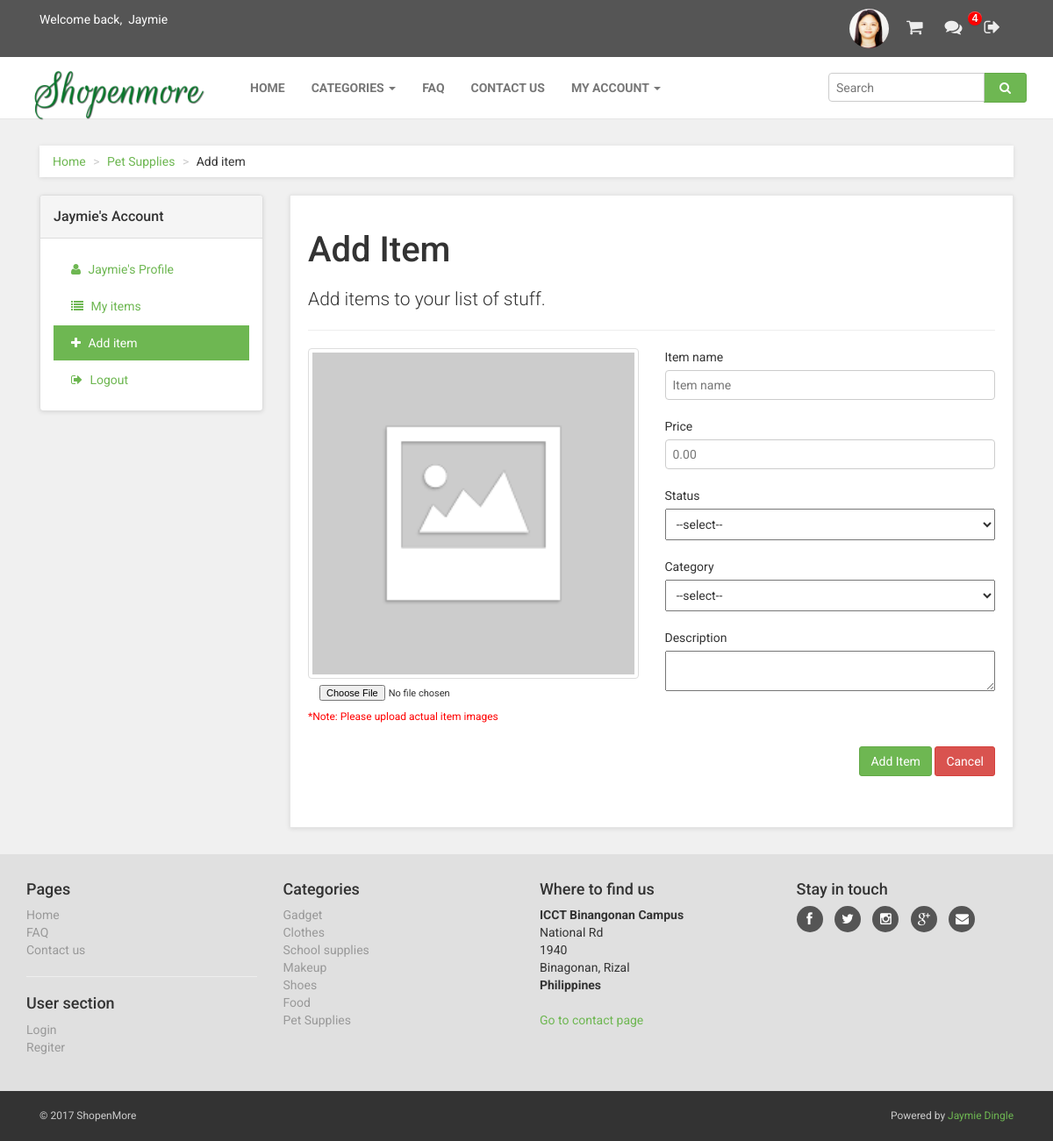
/additem.php (signed in), run on an earlier commit of the app's database.
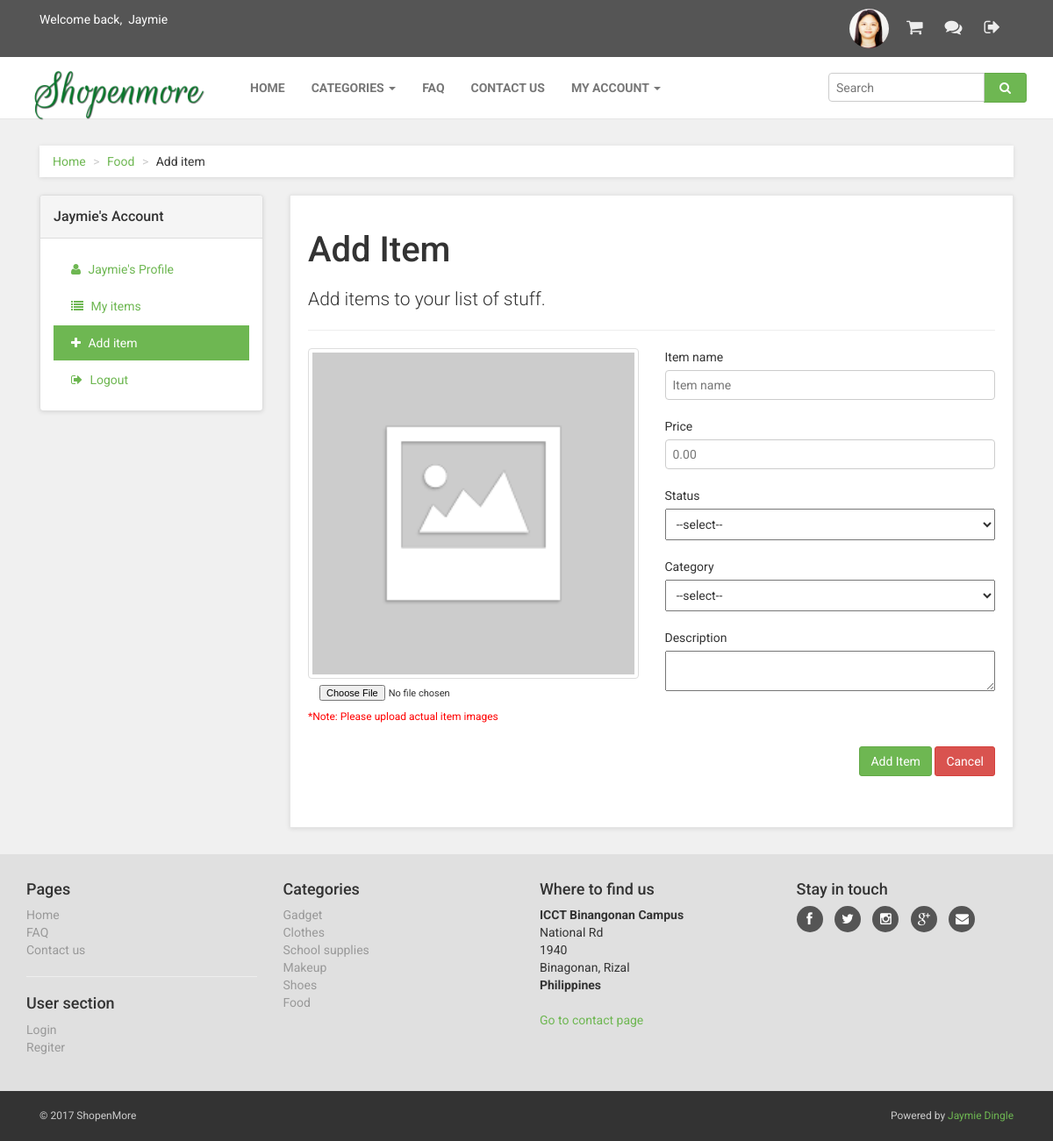
And on a later commit of the database.
### tables this page shows
CREATE TABLE `tb_item_category` (
  `id` int(11) NOT NULL,
  `name` varchar(100) NOT NULL,
  `theme` text NOT NULL,
  `image_url` text NOT NULL,
  `is_active` tinyint(1) NOT NULL DEFAULT '1'
);

### libs/meekrodb.2.3.class.php (called while the page is built, shortened)
<?php
class DB {
  protected static $mdb = null;
  public static function getMDB() {
    $mdb = DB::$mdb;
    if ($mdb === null) {
      $mdb = DB::$mdb = new MeekroDB();
    }
    $db_class_vars = get_class_vars('DB');
    return $mdb;
  }
  public static function query() { $args = func_get_args(); return call_user_func_array(array(DB::getMDB(), 'query'), $args); }
  public static function count() { $args = func_get_args(); return call_user_func_array(array(DB::getMDB(), 'count'), $args); }
}
class MeekroDB {
  public $encoding = 'latin1';
  public $connect_options = array(MYSQLI_OPT_CONNECT_TIMEOUT => 30);
  public $internal_mysql = null;
  public $num_rows = 0;
  public function __construct($host=null, $user=null, $password=null, $dbName=null, $port=null, $encoding=null) {
    if ($encoding === null) $encoding = DB::$encoding;
    $this->encoding = $encoding;
  }
  public function get() {
    $mysql = $this->internal_mysql;
    if (!($mysql instanceof MySQLi)) {
      $mysql = new mysqli();
      foreach ($this->connect_options as $key => $value) {
        $mysql->options($key, $value);
      }
      $mysql->set_charset($this->encoding);
      $this->internal_mysql = $mysql;
    }
    return $mysql;
  }
  public function count() { $args = func_get_args(); return call_user_func_array(array($this, 'numRows'), $args); }
  public function numRows() { return $this->num_rows; }
  protected function preparseQueryParams() {
    $args = func_get_args();
    $sql = trim(strval(array_shift($args)));
    $args_all = $args;
    if (count($args_all) == 0) return array($sql);
    $chunkyQuery = array();
    return $chunkyQuery;
  }
  protected function parseQueryParams() {
    $args = func_get_args();
    $chunkyQuery = call_user_func_array(array($this, 'preparseQueryParams'), $args);
    $query = '';
    foreach ($chunkyQuery as $chunk) {
      if (is_string($chunk)) {
        $query .= $chunk;
        continue;
      }
      $result = '';
      $query .= $result;
    }
    return $query;
  }
  protected function prependCall($function, $args, $prepend) { array_unshift($args, $prepend); return call_user_func_array($function, $args); }
  public function query() { $args = func_get_args(); return $this->prependCall(array($this, 'queryHelper'), $args, 'assoc'); }
  protected function queryHelper() {
    $args = func_get_args();
    $type = array_shift($args);
    $db = $this->get();
    $is_buffered = true;
    $row_type = 'assoc';
    $full_names = false;
    $sql = call_user_func_array(array($this, 'parseQueryParams'), $args);
    $result = $db->query($sql, $is_buffered ? MYSQLI_STORE_RESULT : MYSQLI_USE_RESULT);
    if ($is_buffered && ($result instanceof MySQLi_Result)) $this->num_rows = $result->num_rows;
    else $this->num_rows = null;
    $return = array();
    while ($row = ($row_type == 'assoc' ? $result->fetch_assoc() : $result->fetch_row())) {
      $return[] = $row;
    }
    return $return;
  }
}
?>

### additem.php (the view, shortened to what the changed rows need)
<?php include('includes/header.php'); ?>
<?php include('includes/top-bar.php'); ?>
    <div id="all">
        <div id="content">
            <div class="container">
                <div class="col-md-12">
                    <ul class="breadcrumb">
                        <li><a href="category.php?id=<?php echo $category['id']; ?>"><?php echo $category['name']; ?></a></li>
                    </ul>
                </div>
                <div class="col-md-9">
                    <div class="box">
                        <h1>Add Item</h1>
                    </div>
                </div>
            </div>
        </div>
 <?php include('includes/footer.php'); ?>

### includes/top-bar.php (shortened to what the changed rows need)
<?php
if(isset($_SESSION['userdata'])){
    $count_unread_message = DB::count();
}
?>
<div id="top">
    <div class="container">
        <div class="col-md-6" data-animate="fadeInDown">
            <ul class="menu">
                <?php if(isset($_SESSION['userdata'])) { ?>
                <li style="position:relative">
                    <a href="messages.php" class="message-count-container" title="Messages">
                        <i class="fa fa-comments" aria-hidden="true"></i>
                        <?php if($count_unread_message > 0){ ?>
                        <span class="badge red"><?php echo $count_unread_message; ?></span>
                        <?php } ?>
                    </a>
                </li>
                <?php } ?>
            </ul>
        </div>
    </div>
</div>

### includes/footer.php (shortened to what the changed rows need)
        <div id="footer" data-animate="fadeInUp">
            <div class="container">
                <div class="row">
                    <div class="col-md-3 col-sm-6">
                        <ul>
                            <?php foreach($item_categories as $key=>$category){ ?>
                            <li><a href="category.php?id=<?php echo $category['id']; ?>"><?php echo $category['name']; ?></a>
                            </li>
                            <?php } ?>
                        </ul>
                    </div>
                </div>
            </div>
        </div>
    </div>
</body>
</html>

What changed in the data, as far as the page shows it:
removed tb_item_category: name "Pet Supplies"
Also different on the page:
$category['name']: "Pet Supplies" → "Food"
$count_unread_message: "4" → (not shown)
